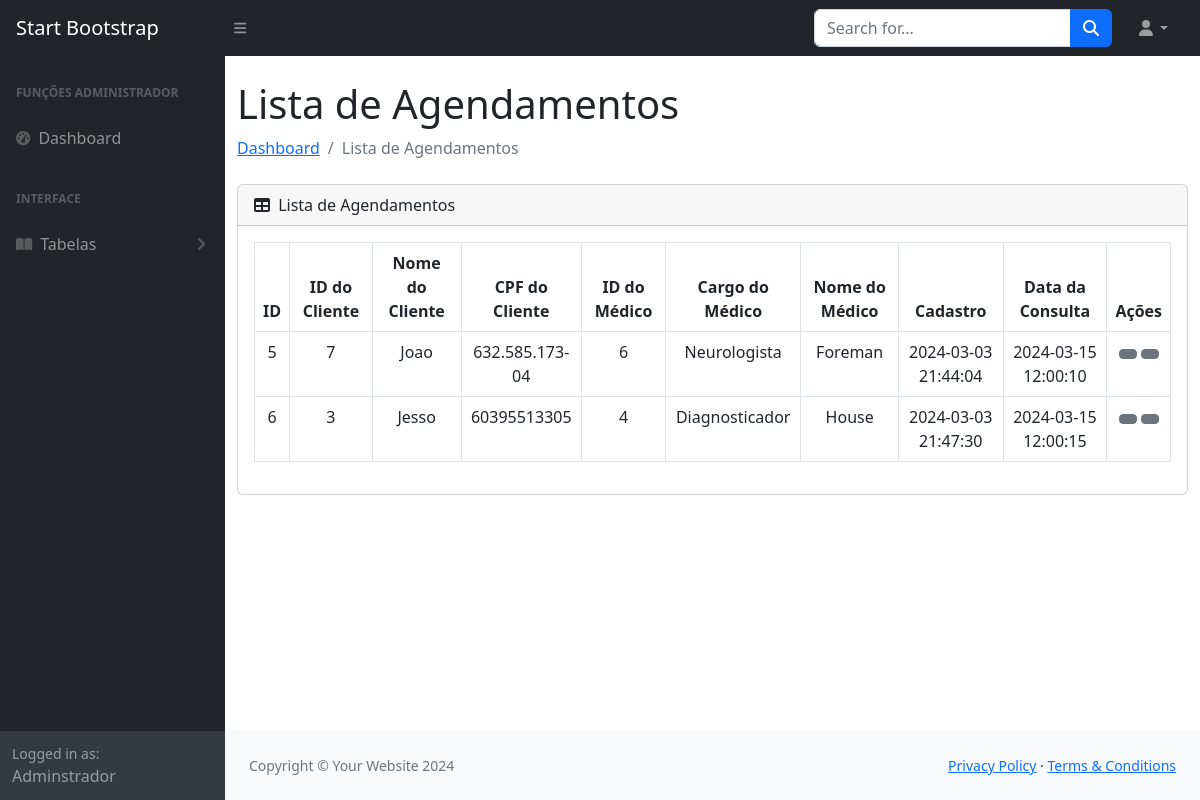
Before: /sistema.php?pagina=listarAgendamentos (signed in) with the older database file.
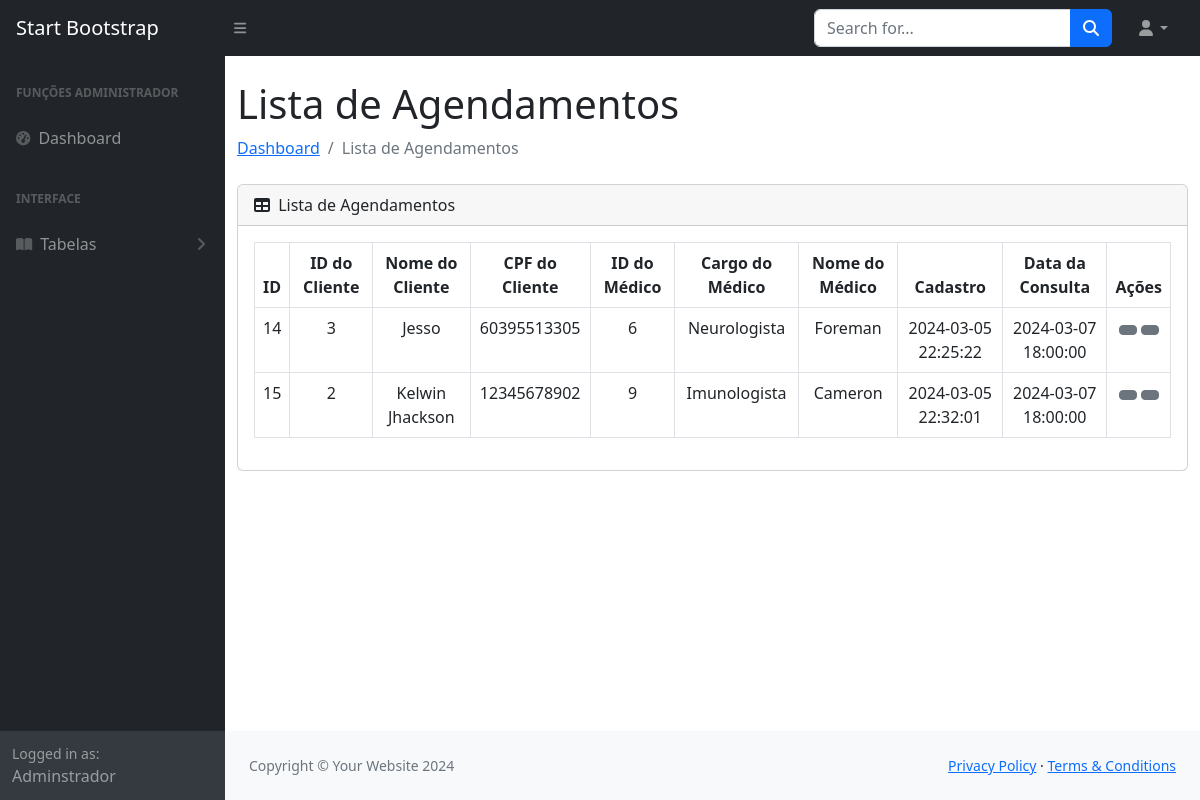
After: the same page with the newer database file.
### tables this page shows
CREATE TABLE `agendamentos` (
  `id` int NOT NULL,
  `idCliente` int NOT NULL,
  `nomeCliente` varchar(40) NOT NULL,
  `emailCliente` varchar(40) NOT NULL,
  `cpfCliente` varchar(15) NOT NULL,
  `idMedico` int NOT NULL,
  `cargoMedico` varchar(50) NOT NULL,
  `nomeMedico` varchar(50) NOT NULL,
  `criadoEm` timestamp NOT NULL DEFAULT CURRENT_TIMESTAMP,
  `dataConsulta` timestamp NULL DEFAULT NULL,
  `isDeleted` varchar(1) DEFAULT NULL
);

### sistema.php (called while the page is built, shortened)
<?php
    include_once 'models/Config.php';
    include_once 'controllers/validate.php';
    $userData = $_SESSION[sha1('user_data')];
    function pageContent(){
        validarPagina();
    }
    include_once 'views/layout.php';
?>

### models/Config.php (called while the page is built, shortened)
<?php
    class Config {
        public static $project = "Atividades_CursoPHP/Modulo04/ExercicioDeProgressaoDeModulo/sistema";
        public static function urlBase(){
            return "http://".$_SERVER['SERVER_NAME']."/".self::$project;
        }
    }

### models/Manager.php (called while the page is built, shortened)
<?php
	class Manager extends Connect{
		public function select_common($table, $fields, $filters, $query_extra){
			$pdo = parent::get_instance();
			$query = "SELECT ";
			if($fields != null){
				$query .= implode(", ", $fields);
			}else{
				$query .= "*";
			}
			$query .= " FROM $table";
			$statement = $pdo->prepare($query);
			$statement->execute();
			$data = [];
			if($statement->rowCount()){
				while($result = $statement->fetch(PDO::FETCH_ASSOC)){
					$data[] = $result;
				}
			}else{
				return false;
			}
			return $data;
		}
	}
?>

### views/modulos/agendamentos/lista.php (the view, shortened to what this page needs)
<div class="container-fluid">
    <h1 class="mt-4"><?= $titleSection; ?></h1>
    <ol class="breadcrumb mb-4">
        <li class="breadcrumb-item"><a href="#">Dashboard</a></li>
        <li class="breadcrumb-item active"><?= $titleSection; ?></li>
    </ol>
    <div class="card mb-4">
        <div class="card-header">
            <i class="fas fa-table me-1"></i>
            <?= $titleSection; ?>
        </div>
        <div class="card-body">
            <table class="table table-bordered table-hover table-stripped text-center" id="datatablesSimple">
                <thead class="text-center">
                    <?php if (!($_SESSION[sha1("user_data")][0]["tipoAcesso"] == "cliente")) : ?>
                        <th>ID</th>
                        <th>ID do Cliente</th>
                        <th>Nome do Cliente</th>
                        <th>CPF do Cliente</th>
                        <th>ID do Médico</th>
                    <?php endif; ?>
                    <th>Cargo do Médico</th>
                    <th>Nome do Médico</th>
                    <th> Cadastro </th>
                    <th>Data da Consulta</th>
                    <th>Ações</th>
                </thead>
                <tbody>
                    <?php foreach ($lista as $l) : ?>
                        <tr>
                            <?php if ($_SESSION[sha1("user_data")][0]["tipoAcesso"] == "cliente" && $l['nomeCliente'] == $_SESSION[sha1("user_data")][0]["nome"]) : ?>
                                <?php if (!($_SESSION[sha1("user_data")][0]["tipoAcesso"] == "cliente")) : ?>
                                    <td><?= $l['id']; ?></td>
                                    <td><?= $l['idCliente']; ?></td>
                                    <td><?= $l['nomeCliente']; ?></td>
                                    <td><?= $l['cpfCliente']; ?></td>
                                    <td><?= $l['idMedico']; ?></td>
                                <?php endif; ?>
                                <td><?= $l['cargoMedico']; ?></td>
                                <td><?= $l['nomeMedico']; ?></td>
                                <td><?= $l['criadoEm']; ?></td>
                                <td><?= $l['dataConsulta']; ?></td>
                                <td>
                            <?php elseif($_SESSION[sha1("user_data")][0]["tipoAcesso"] == "admin"):?>
                                    <td><?= $l['id']; ?></td>
                                    <td><?= $l['idCliente']; ?></td>
                                    <td><?= $l['nomeCliente']; ?></td>
                                    <td><?= $l['cpfCliente']; ?></td>
                                    <td><?= $l['idMedico']; ?></td>
                                <td><?= $l['cargoMedico']; ?></td>
                                <td><?= $l['nomeMedico']; ?></td>
                                <td><?= $l['criadoEm']; ?></td>
                                <td><?= $l['dataConsulta']; ?></td>
                                <td>
                            <?php endif; ?>
                                <a href="?pagina=atualizarAgendamento&id=<?= $l['id'] ?>" class="btn btn-sm btn-secondary">
                                </a>
                                <button class="btn btn-sm btn-secondary" data-bs-toggle="modal" data-bs-target="#exampleModal-<?= $l['id']; ?>">
                                </button>
                                </td>
                        </tr>
                    <?php endforeach; ?>
                </tbody>
            </table>
        </div>
    </div>
</div>

### views/layout.php (shortened to what this page needs)
<!DOCTYPE html>
<html lang="en">
    <head>
        <link href="https://cdn.jsdelivr.net/npm/simple-datatables@7.1.2/dist/style.min.css" rel="stylesheet" />
        <link href="<?=Config::urlBase();?>/views/template/css/styles.css" rel="stylesheet" />
        <link rel="stylesheet" href="assets/plugins/bootstrap-datepicker/css/bootstrap-datepicker.min.css">
    </head>
    <body class="sb-nav-fixed">
        <nav class="sb-topnav navbar navbar-expand navbar-dark bg-dark">
            <a class="navbar-brand ps-3" href="?pagina=dashboard">Start Bootstrap</a>
            <button class="btn btn-link btn-sm order-1 order-lg-0 me-4 me-lg-0" id="sidebarToggle" href="#!"><i class="fas fa-bars"></i></button>
            <form class="d-none d-md-inline-block form-inline ms-auto me-0 me-md-3 my-2 my-md-0">
                <div class="input-group">
                    <input class="form-control" type="text" placeholder="Search for..." aria-label="Search for..." aria-describedby="btnNavbarSearch" />
                    <button class="btn btn-primary" id="btnNavbarSearch" type="button"><i class="fas fa-search"></i></button>
                </div>
            </form>
            <ul class="navbar-nav ms-auto ms-md-0 me-3 me-lg-4">
                <li class="nav-item dropdown">
                    <a class="nav-link dropdown-toggle" id="navbarDropdown" href="#" role="button" data-bs-toggle="dropdown" aria-expanded="false"><i class="fas fa-user fa-fw"></i></a>
                </li>
            </ul>
        </nav>
        <div id="layoutSidenav">
            <div id="layoutSidenav_nav">
                <?php include_once Config::pathBase().'/views/components/menu.php';?>
            </div>
            <div id="layoutSidenav_content">
                <main>
                    <?php pageContent();?>
                </main>
                <?php include_once Config::pathBase().'/views/components/footer.php';?>
            </div>
        </div>
    </body>
</html>

### views/components/menu.php (shortened to what this page needs)
<nav class="sb-sidenav accordion sb-sidenav-dark" id="sidenavAccordion">
    <div class="sb-sidenav-menu">
        <?php if ($userData[0]['tipoAcesso'] == "admin") : ?>
            <div class="nav">
                <div class="sb-sidenav-menu-heading">Funções Administrador</div>
                <a class="nav-link" href="?pagina=dashboard">
                    <div class="sb-nav-link-icon"><i class="fas fa-tachometer-alt"></i></div>
                    Dashboard
                </a>
                <div class="sb-sidenav-menu-heading">Interface</div>
                <a class="nav-link collapsed" href="#" data-bs-toggle="collapse" data-bs-target="#collapsePages" aria-expanded="false" aria-controls="collapsePages">
                    <div class="sb-nav-link-icon"><i class="fas fa-book-open"></i></div>
                    Tabelas
                    <div class="sb-sidenav-collapse-arrow"><i class="fas fa-angle-down"></i></div>
                </a>
            </div>
        <?php endif; ?>
    </div>
    <div class="sb-sidenav-footer">
        <div class="small">Logged in as:</div>
        <?= $userData[0]['nome']; ?>
    </div>
</nav>

### controllers/validate.php (shortened to what this page needs)
<?php
function validarPagina()
{
    include_once Config::pathBase() . "/models/Manager.php";
    switch ($_GET['pagina']) {
        case "listarAgendamentos":
            if (isset($_SESSION[sha1("user_data")][0]["tipoAcesso"])) {
                switch ($_SESSION[sha1("user_data")][0]["tipoAcesso"]) {
                    case "admin":
                        $titleSection = "Lista de Agendamentos";
                        $lista = (new Manager)->select_common("agendamentos", null, null, null);
                        if ($lista) {
                            include_once Config::pathBase() . "/views/modulos/agendamentos/lista.php";
                        } else {
                            echo "nenhum resultado correspondente";
                        }
                        break;
                }
            }
            break;
    }
}

### views/components/footer.php
<footer class="py-4 bg-light mt-auto">
    <div class="container-fluid px-4">
        <div class="d-flex align-items-center justify-content-between small">
            <div class="text-muted">Copyright &copy; Your Website 2024</div>
            <div>
                <a href="#">Privacy Policy</a>
                &middot;
                <a href="#">Terms &amp; Conditions</a>
            </div>
        </div>
    </div>
</footer>

Changed rows visible on the page:
removed agendamentos: id "5", idCliente "7", nomeCliente "Joao", cpfCliente "632.585.173-04", idMedico "6", cargoMedico "Neurologista", nomeMedico "Foreman", criadoEm "2024-03-03 21:44:04", dataConsulta "2024-03-15 12:00:10"
removed agendamentos: id "6", idCliente "3", nomeCliente "Jesso", cpfCliente "60395513305", idMedico "4", cargoMedico "Diagnosticador", nomeMedico "House", criadoEm "2024-03-03 21:47:30", dataConsulta "2024-03-15 12:00:15"
added agendamentos: id "14", idCliente "3", nomeCliente "Jesso", cpfCliente "60395513305", idMedico "6", cargoMedico "Neurologista", nomeMedico "Foreman", criadoEm "2024-03-05 22:25:22", dataConsulta "2024-03-07 18:00:00"
added agendamentos: id "15", idCliente "2", nomeCliente "Kelwin Jhackson", cpfCliente "12345678902", idMedico "9", cargoMedico "Imunologista", nomeMedico "Cameron", criadoEm "2024-03-05 22:32:01", dataConsulta "2024-03-07 18:00:00"
